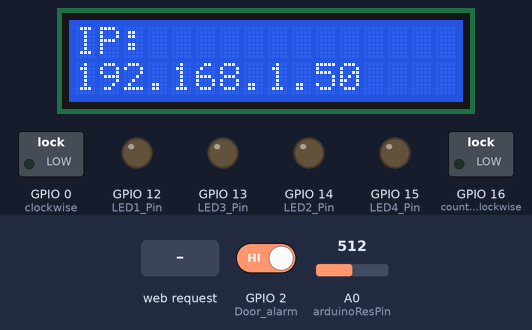
The sketch below on a simulated ESP8266 (NodeMCU). Shown: 16×2 character LCD, switched loads named in the sketch (green lamp = pin HIGH), output pins drawn as LEDs (lit = HIGH). Inputs (shaded band) come from the test bench; at power-on: GPIO 2 (Door_alarm) HIGH, A0 (arduinoResPin) = 512. WiFi joins after 1.5 s; servers stay silent unless stated; what the sketch prints to the serial monitor is not drawn.

Above: at 2.7 s.
2.8 s: HTTP request GET /getvalue received
At 3.2 s:
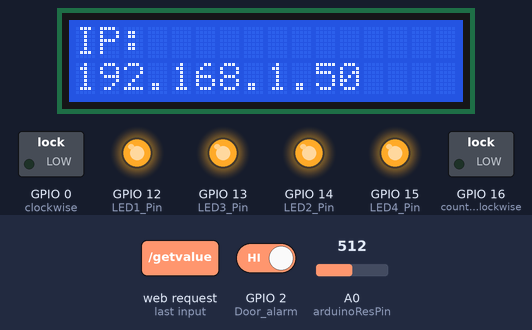
4.4 s: HTTP request GET /getvalue received
At 5.7 s:
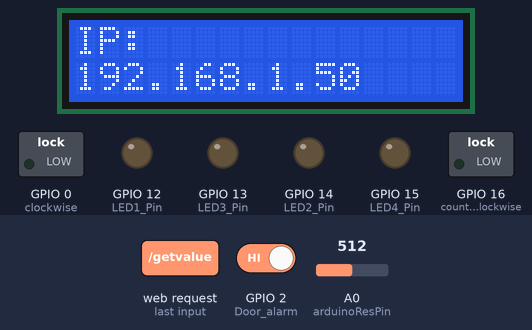
Timing chart, 0 to 7.4 s (numbered marks = the images above; inputs shaded):
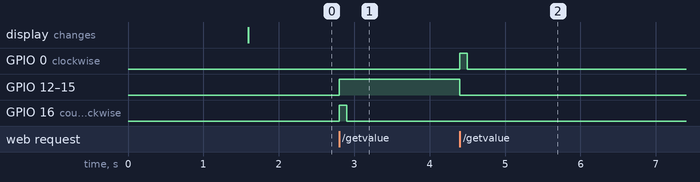

The sketch:

sketch_nov30a.ino
```cpp
#include <ESP8266WiFi.h>

#include <Wire.h>
#include <LiquidCrystal_I2C.h>

#define LED1_Pin 12 //D8 15
#define LED2_Pin 14 //D7 13
#define LED3_Pin 13 //D6 12
#define LED4_Pin 15 //D5 14

#define clockwise 0//3
#define counterclockwise 16//2
#define delay_ms 100

#define Door_con_c 0 //D3
#define Door_con_i 16//D3

#define Door_alarm 2 //D4

#define doorDelay 50 //50ms

#define arduinoResPin A0
const char* ssid = "arduino";// type in the SSID name which you want to connect
const char* password = "t108360121";// type the password of the WiFi AP you choose

LiquidCrystal_I2C lcd(0x27, 16, 2);

int LED1 = 0, LED2 = 0, LED3 = 0, LED4 = 0;
int door = 0, door_tmp = 0;

WiFiServer server(80);
void setup() {
  Serial.begin(74880);
  delay(10);
  Serial.println();
  Serial.println();
  Serial.print("Connecting to ");
  Serial.println(ssid);
  WiFi.begin(ssid, password);
  while (WiFi.status() != WL_CONNECTED) {
    delay(500);
    Serial.print(".");
  }
  Serial.println("");
  Serial.println("WiFi connected");
  server.begin();
  Serial.println("Server started");
  Serial.print("IP: ");
  Serial.println(WiFi.localIP());

  pinMode(LED1_Pin, OUTPUT);
  pinMode(LED2_Pin, OUTPUT);
  pinMode(LED3_Pin, OUTPUT);
  pinMode(LED4_Pin, OUTPUT);
  pinMode(clockwise, OUTPUT);
  pinMode(counterclockwise, OUTPUT);
  pinMode(arduinoResPin, INPUT);

  digitalWrite(clockwise, LOW);
  digitalWrite(counterclockwise, LOW);
  digitalWrite(LED1_Pin, LOW);
  digitalWrite(LED2_Pin, LOW);
  digitalWrite(LED3_Pin, LOW);
  digitalWrite(LED4_Pin, LOW);

  pinMode(Door_alarm, INPUT_PULLUP);
  lcd.init();
  lcd.backlight();
  lcd.setCursor(0, 0);
  lcd.print("IP:");
  lcd.setCursor(0, 1);
  lcd.print(WiFi.localIP());
}
void loop() {
  WiFiClient client = server.available();
  if (client) {
    //-----------------------以下-----WiFi-----------------------------------------------
    //等待訊息傳到這個伺服器
    Serial.println("new client");
    while (!client.available()) {
      delay(1);
    }
    //收到傳過來的訊息之後，將收到的訊息存成req
    String req = client.readStringUntil('\r');
    Serial.println(req);
    client.flush();

    int val;
    if (req.indexOf("/test") != -1) {
      String s = "HTTP/1.1 200 OK\r\nContent-Type: text/html\r\n\r\nConnected\n";
      client.print(s);
    }
    else if (req.indexOf("/getvalue") != -1) {

      String s = "HTTP/1.1 200 OK\r\nContent-Type: text/html\r\n\r\nGetValue/LED1";
      s += (LED1) ? "high" : "low";
      s += "/LED2";
      s += (LED2) ? "high" : "low";
      s += "/LED3";
      s += (LED3) ? "high" : "low";
      s += "/LED4";
      s += (LED4) ? "high" : "low";
      s += "/door";
      s += (door) ? "open" : "close";
      s += "/WarningResult";
      s += (digitalRead(Door_alarm)) ? "true" : "false";

      s += "/RFIDresponse";
      int analognum = analogRead(arduinoResPin);
      if (analognum > 767)
        s += "Connected";
      else if (analognum > 511) {
        s += "Valid";
        if (door == 0) {
          LED1 = 1; LED2 = 1; LED3 = 1; LED4 = 1; door = 1;
          s += "Entry";
        }
        else {
          LED1 = 0; LED2 = 0; LED3 = 0; LED4 = 0; door = 0;
          s += "Leave";
        }
      }
      else
        s += "Invalid";
      Serial.print("analogNum is ");
      Serial.println(analognum);
      client.print(s);
      GPIO();
    }
    else if (req.indexOf("/gpio/") != -1) {
      if (req.indexOf("/LED/1/high") != -1)
        LED1 = 1;
      if (req.indexOf("/LED/1/low") != -1)
        LED1 = 0;
      if (req.indexOf("/LED/2/high") != -1)
        LED2 = 1;
      if (req.indexOf("/LED/2/low") != -1)
        LED2 = 0;
      if (req.indexOf("/LED/3/high") != -1)
        LED3 = 1;
      if (req.indexOf("/LED/3/low") != -1)
        LED3 = 0;
      if (req.indexOf("/LED/4/high") != -1)
        LED4 = 1;
      if (req.indexOf("/LED/4/low") != -1)
        LED4 = 0;
      if (req.indexOf("/door/1/open") != -1)
        door = 1;
      if (req.indexOf("/door/1/close") != -1)
        door = 0;
      String s = "HTTP/1.1 200 OK\r\nContent-Type: text/html\r\n\r\n<!DOCTYPE HTML>\r\nCompleted\r\n</html>\n";
      client.print(s);
      GPIO();

    }
    else if (req.indexOf("/WarningCheck") != -1) {
      String s = "HTTP/1.1 200 OK\r\nContent-Type: text/html\r\n\r\nWarningResult";
      if (digitalRead(Door_alarm)) {
        s += "true";
        client.print(s);
        client.flush();
        /*   while(digitalRead(Door_alarm)){
           }*/
      }
      else {
        s += "false";
        client.print(s);
        client.flush();
      }
    }

    else {
      Serial.println("invalid request");
      client.flush();
      client.stop();
      return;
    }
    client.flush();
    client.flush();
    client.flush();
    client.flush();
    client.flush();
    delay(1);
    Serial.println("client disconnected");
    //---------------------以上----WiFi--------------------------------------------------
  }
  /* if(!digitalRead(Door_alarm)){
     String s = "Warning";
     client.print(s);
     client.flush();
     while(!digitalRead(Door_alarm)){

     }
    }*/
}
void GPIO() {
  digitalWrite(LED1_Pin, LED1);
  digitalWrite(LED2_Pin, LED2);
  digitalWrite(LED3_Pin, LED3);
  digitalWrite(LED4_Pin, LED4);
  if (door != door_tmp) {
    if (door) {
      digitalWrite(counterclockwise, HIGH);
      delay(delay_ms);
      digitalWrite(counterclockwise, LOW);
    }
    else {
      digitalWrite(clockwise, HIGH);
      delay(delay_ms);
      digitalWrite(clockwise, LOW);
    }
    door_tmp = door;
  }
}
```

Measured:
- after the input at 2.8 s, GPIO 12 (LED1_Pin), GPIO 13 (LED3_Pin), GPIO 14 (LED2_Pin), GPIO 15 (LED4_Pin): LOW → HIGH at once; GPIO 16 (counterclockwise): LOW → HIGH at once, → LOW 0.10 s later
- after the input at 4.4 s, GPIO 0 (clockwise): LOW → HIGH at once, → LOW 0.10 s later; GPIO 12 (LED1_Pin), GPIO 13 (LED3_Pin), GPIO 14 (LED2_Pin), GPIO 15 (LED4_Pin): HIGH → LOW at once
